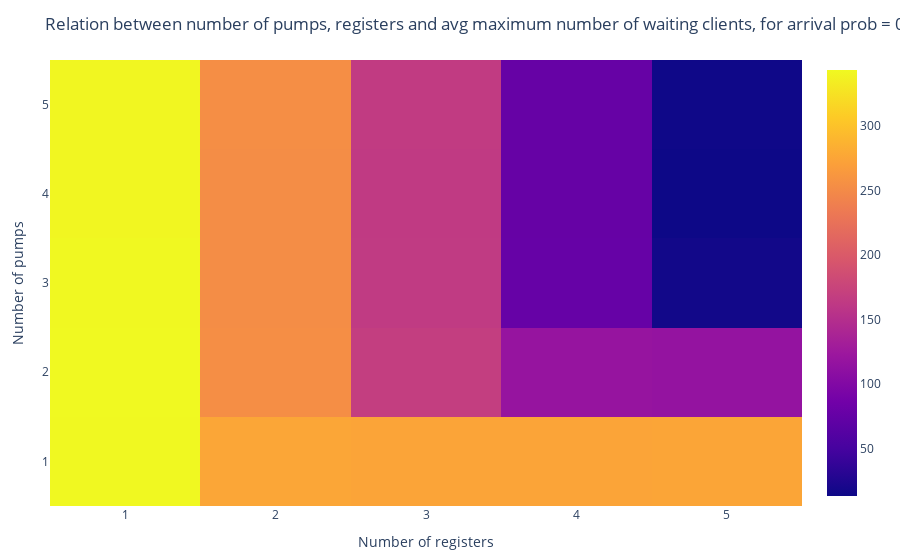

This figure's notebook cell:
### Code cell
plot(heatmap(filter(row -> row.arrival_prob == 0.9 ,res_dif_arr_probs), x = :n_registers, y = :n_pumps, z = :avg_waiting_clients), Layout(
    xaxis_title="Number of registers",
    yaxis_title="Number of pumps",
    zaxis_title ="Avg number of waiting customers",
    title_text ="Relation between number of pumps, registers and avg maximum number of waiting clients, for arrival prob = 0.9",))

### Figure 1 — Plotly figure (JSON) as saved in the notebook; plotly's stock layout.template omitted (floating-point values rounded to 4 significant figures)
{"data": [{"transpose": true, "type": "heatmap", "x": [1, 2, 3, 4, 5, 1, 2, 3, 4, 5, 1, 2, 3, 4, 5, 1, 2, 3, 4, 5, 1, 2, 3, 4, 5], "y": [1, 1, 1, 1, 1, 2, 2, 2, 2, 2, 3, 3, 3, 3, 3, 4, 4, 4, 4, 4, 5, 5, 5, 5, 5], "z": [342.9, 276.2, 274.5, 274.4, 275.3, 343.4, 253.8, 168.5, 118.1, 116.7, 342.9, 252.6, 164.6, 76.84, 16.74, 341.2, 252.4, 163.9, 76.38, 13.25, 341.0, 253.4, 164.9, 76.23, 14.47]}], "layout": {"margin": {"b": 50, "l": 50, "r": 50, "t": 60}, "title": {"text": "Relation between number of pumps, registers and avg maximum number of waiting clients, for arrival prob = 0.9"}, "xaxis": {"title": {"text": "Number of registers"}}, "yaxis": {"title": {"text": "Number of pumps"}}, "zaxis": {"title": {"text": "Avg number of waiting customers"}}}}
